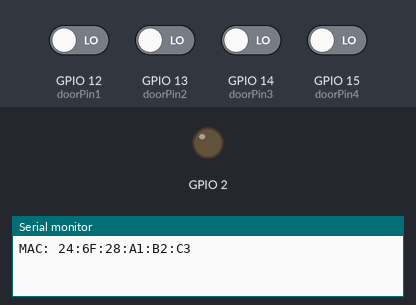
A sketch run on a simulated ESP8266 (NodeMCU). Parts: output pins drawn as LEDs (lit = HIGH), the last lines printed to the serial monitor. Dashed ring = blinking. Inputs (shaded band) come from the test bench; at power-on: GPIO 12 (doorPin1), GPIO 13 (doorPin2), GPIO 14 (doorPin3), GPIO 15 (doorPin4) LOW. WiFi joins after 1.5 s; servers stay silent unless stated; network time is answered at once with the bench clock; the local clock reads 2024-03-15 10:24:30 at power-on unless the sketch sets it.

Above: at 0.1 s.
At 3.2 s:
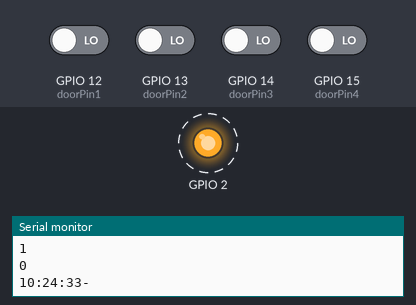
3.3 s: GPIO 12 (doorPin1) driven HIGH
Timing chart, 0 to 12.8 s (numbered marks = the images above; inputs shaded):
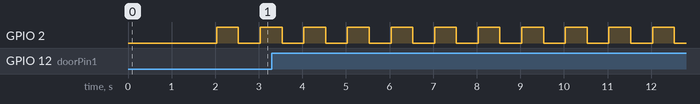

Measured:
- by itself, GPIO 2: alternates HIGH for 0.50 s and LOW for 0.50 s

The sketch:

sketch_keng.ino
```cpp
#include <TaskScheduler.h>
#include "http.h"
#include "wifi.h"

// Callback methods prototypes
void blink();
void checkSwitch();
Task t1(500, TASK_FOREVER, &blink);
Task t2(1000, TASK_FOREVER, &checkSwitch);
Scheduler runner;


const int doorPin1 = 12;
const int doorPin2 = 13;
const int doorPin3 = 14;
const int doorPin4 = 15;

int doorState1 = 0;
int doorState2 = 0;
int doorState3 = 0;
int doorState4 = 0;
int doorState = 10000;
int state1 = 0;
int state2 = 0;
int state3 = 0;
int state4 = 0;
int state = 0;
char stateStr[5];

void setup() {
  Serial.begin ( 9600 );
  pinMode(LED_BUILTIN, OUTPUT);     // Initialize the LED_BUILTIN pin as an output
  pinMode(doorPin1, INPUT);
  pinMode(doorPin2, INPUT);
  pinMode(doorPin3, INPUT);
  pinMode(doorPin4, INPUT);
  connectWifi();
  runner.init();
  runner.addTask(t1);
  runner.addTask(t2);
  t1.enable();
  t2.enable();
}

void loop() {
  runner.execute();
  // delay(1000);
}

void blink(){
  static boolean output = HIGH;
  digitalWrite(LED_BUILTIN, output);
  output = !output;
  Serial.println(output);
}

void checkSwitch(){
  state1 = digitalRead(doorPin1);
  state2 = digitalRead(doorPin2);
  state3 = digitalRead(doorPin3);
  state4 = digitalRead(doorPin4);
  state = state1 + state2*10 + state3*100 + state4*1000 + 10000;
  Serial.print(getTime());
  Serial.print("-");
  Serial.println(stateStr);
  if(state != doorState && wifiIsConnected() == 1){
    doorState = state;
    itoa(state, stateStr, 10);
    uploadData(stateStr);
  }
}
```

http.cpp
```cpp
#include <ESP8266HTTPClient.h>
#include "http.h"

const String token = "67tw2f35Hye9N7sx";


void uploadData(String data) {
  HTTPClient http;
  const String url = "/keng/update/" + token + "/" + data;
  Serial.println(url);
  http.begin("suboy.cn", 80, url);
//  http.addHeader("U-ApiKey",UKey, true);
//  int httpCode =  http.POST("{\"value\":" + data + "}");
  int httpCode =  http.GET();                  // 使用GET形式来取得数据
  Serial.print("code:");
  Serial.println(httpCode);
  if(httpCode == 200) {                       // 访问成功，取得返回参数
      String payload = http.getString();
      Serial.println(payload);
  } else {                                    // 访问不成功，打印原因
     String payload = http.getString();
     Serial.print("context:");
     Serial.println(payload);
  }
}
```

http.h
```cpp
#ifndef HTTP_H
#define HTTP_H

void uploadData(String data);
#endif
```

wifi.cpp
```cpp
#include <ESP8266WiFi.h>
#include <NTPClient.h>
#include <WiFiUdp.h>
#include "wifi.h"

WiFiUDP ntpUDP;
NTPClient timeClient(ntpUDP, "cn.ntp.org.cn", 8*3600, 60000);

const String ssid = "Tencent-StaffWiFi";  // 需要连接的wifi热点名称
const String password = "";               // 需要连接的wifi热点密码
int wifiConnected = 0;

int wifiIsConnected(){
    return wifiConnected;
}

void connectWifi() {
  int connectCount = 0;
  byte mac[6];
  WiFi.begin ( ssid.c_str(), password.c_str() );
  WiFi.macAddress(mac);
  Serial.println("");
  Serial.print("MAC: ");
  Serial.print(mac[0],HEX);
  Serial.print(":");
  Serial.print(mac[1],HEX);
  Serial.print(":");
  Serial.print(mac[2],HEX);
  Serial.print(":");
  Serial.print(mac[3],HEX);
  Serial.print(":");
  Serial.print(mac[4],HEX);
  Serial.print(":");
  Serial.println(mac[5],HEX);
  while ( WiFi.status() != WL_CONNECTED ) {
    delay ( 1000 );
    Serial.print ( "." );
    if(connectCount > 30) {
      Serial.println( "Connect fail!" );
      break;
    }
    connectCount += 1;
  }
  if(WiFi.status() == WL_CONNECTED) {
    Serial.println ( "" );
    Serial.print ( "Connected to " );
    Serial.println ( ssid );
    Serial.print ( "IP address: " );
    Serial.println ( WiFi.localIP() );
    connectCount = 0;
    wifiConnected = 1;
    timeClient.update();
    timeClient.begin();
    Serial.println(timeClient.getFormattedTime());
  }
}

String getTime(){
    return timeClient.getFormattedTime();
}
```

wifi.h
```cpp
#ifndef WIFI_H
#define WIFI_H

void connectWifi();
int wifiIsConnected();
String getTime();
#endif
```
